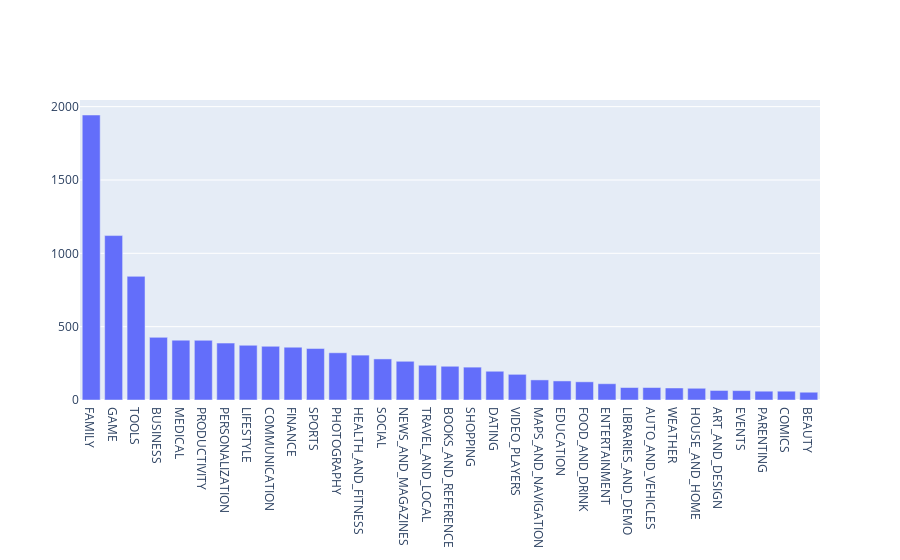

Write notebook code for a chart like this one.
### Markdown cell above
# 3. Exploring app categories
With more than 1 billion active users in 190 countries around the world, Google Play continues to be an important distribution platform to build a global audience. For businesses to get their apps in front of users, it's important to make them more quickly and easily discoverable on Google Play. To improve the overall search experience, Google has introduced the concept of grouping apps into categories.

This brings us to the following questions:

Which category has the highest share of (active) apps in the market?
Is any specific category dominating the market?
Which categories have the fewest number of apps?
We will see that there are 33 unique app categories present in our dataset. Family and Game apps have the highest market prevalence. Interestingly, Tools, Business and Medical apps are also at the top.

### Code cell
import plotly
plotly.offline.init_notebook_mode(connected=True)
import plotly.graph_objs as go

# Print the total number of unique categories
num_categories = len(apps['Category'].unique())
print('Number of categories = ', num_categories)

# Count the number of apps in each 'Category' and sort them in descending order
num_apps_in_category = apps['Category'].value_counts().sort_values(ascending=False)

data = [go.Bar(
        x = num_apps_in_category.index, # index = category name
        y = num_apps_in_category.values, # value = count
)]

plotly.offline.iplot(data)

### Figure 1 — Plotly figure (JSON) as saved in the notebook; plotly's stock layout.template omitted (floating-point values rounded to 4 significant figures)
{"data": [{"type": "bar", "x": ["FAMILY", "GAME", "TOOLS", "BUSINESS", "MEDICAL", "PRODUCTIVITY", "PERSONALIZATION", "LIFESTYLE", "COMMUNICATION", "FINANCE", "SPORTS", "PHOTOGRAPHY", "HEALTH_AND_FITNESS", "SOCIAL", "NEWS_AND_MAGAZINES", "TRAVEL_AND_LOCAL", "BOOKS_AND_REFERENCE", "SHOPPING", "DATING", "VIDEO_PLAYERS", "MAPS_AND_NAVIGATION", "EDUCATION", "FOOD_AND_DRINK", "ENTERTAINMENT", "LIBRARIES_AND_DEMO", "AUTO_AND_VEHICLES", "WEATHER", "HOUSE_AND_HOME", "ART_AND_DESIGN", "EVENTS", "PARENTING", "COMICS", "BEAUTY"], "y": [1943, 1121, 843, 427, 408, 407, 388, 373, 366, 360, 351, 322, 306, 280, 264, 237, 230, 224, 196, 175, 137, 130, 124, 111, 85, 85, 82, 80, 65, 64, 60, 60, 53]}], "layout": {}}
